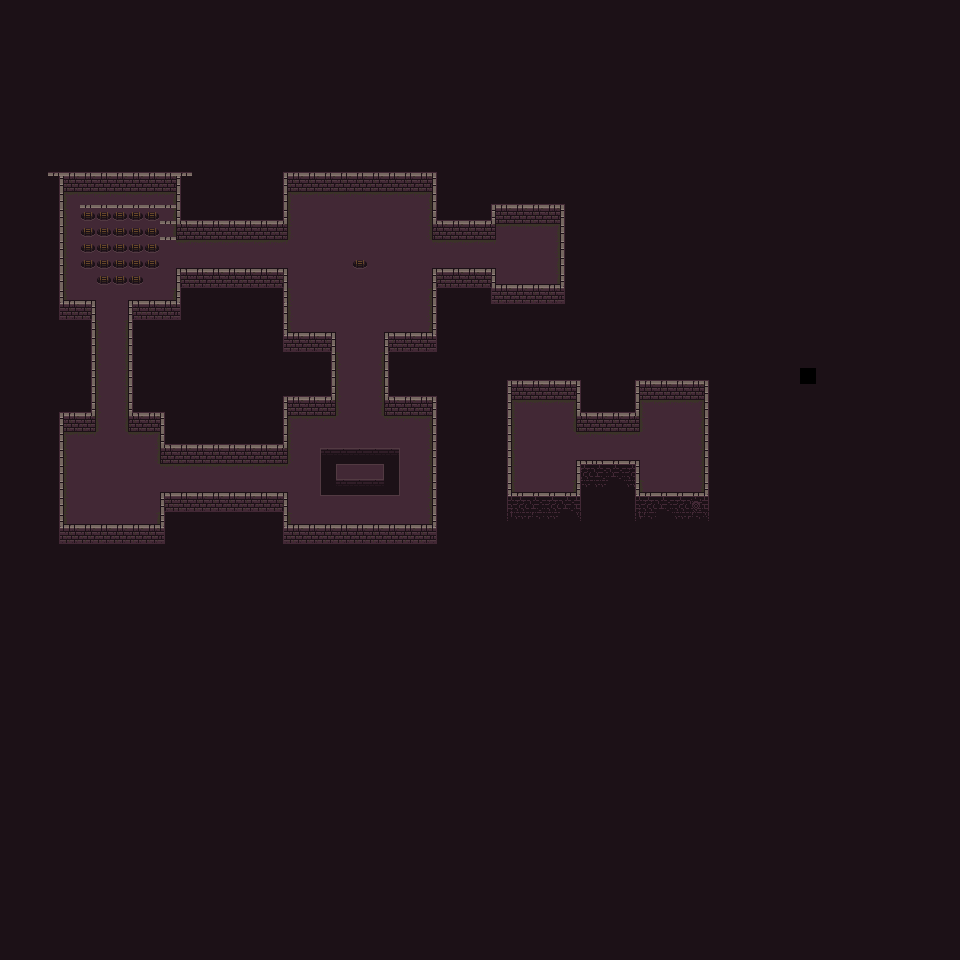

This is a level from a 2D game, rendered from its Tiled map with the project's own tilesets. A one-line summary and the map file follow, with tile-layer data summarised:
An orthogonal 60x60 tile map with 16x16 px tiles, 5 tile layers (bg, bg2, floor, fg, ...) and 11 objects.

<map version="1.2" tiledversion="1.2.1" orientation="orthogonal" renderorder="right-down" width="60" height="60" tilewidth="16" tileheight="16" infinite="0" nextlayerid="8" nextobjectid="1">
 <tileset firstgid="1" name="0x72_16x16DungeonTileset_walls.v1" tilewidth="16" tileheight="16" tilecount="256" columns="16">
  <image source="0x72_16x16DungeonTileset_walls.v1.png" width="256" height="256" />
  <tile id="0">
   <objectgroup draworder="index">
    <object id="1" x="21.25" y="21.5" />
   </objectgroup>
  </tile>
  <tile id="1">
   <objectgroup draworder="index">
    <object id="1" x="8.25" y="22.25" />
   </objectgroup>
  </tile>
  <tile id="2">
   <objectgroup draworder="index">
    <object id="1" x="-5.5" y="21.5" />
   </objectgroup>
  </tile>
  <tile id="5">
   <objectgroup draworder="index">
    <object id="1" x="7.5" y="7" />
   </objectgroup>
  </tile>
  <tile id="16">
   <objectgroup draworder="index">
    <object id="1" x="21.5" y="7.5" />
   </objectgroup>
  </tile>
  <tile id="18">
   <objectgroup draworder="index">
    <object id="1" x="-5" y="8.5" />
   </objectgroup>
  </tile>
  <tile id="32">
   <objectgroup draworder="index">
    <object id="1" x="21.25" y="8" />
   </objectgroup>
  </tile>
  <tile id="33">
   <objectgroup draworder="index">
    <object id="1" x="7.75" y="22.25" />
   </objectgroup>
  </tile>
  <tile id="34">
   <objectgroup draworder="index">
    <object id="1" x="-5" y="8" />
   </objectgroup>
  </tile>
  <tile id="50">
   <objectgroup draworder="index">
    <object id="1" x="-5" y="8" />
   </objectgroup>
  </tile>
  <tile id="130">
   <objectgroup draworder="index">
    <object id="3" x="8" y="8.25" />
   </objectgroup>
  </tile>
 </tileset>
 <layer id="1" name="bg" width="60" height="60">
  <data>[3600 cells, 3600 non-empty, 2 distinct tile ids]</data>
 </layer>
 <layer id="2" name="bg2" width="60" height="60">
  <data>[3600 cells, 44 non-empty, 18 distinct tile ids]</data>
 </layer>
 <layer id="3" name="floor" width="60" height="60">
  <data>[3600 cells, 361 non-empty, 11 distinct tile ids]</data>
 </layer>
 <layer id="4" name="fg" width="60" height="60">
  <data>[3600 cells, 338 non-empty, 21 distinct tile ids]</data>
 </layer>
 <layer id="6" name="Tile Layer 5" width="60" height="60">
  <data>[3600 cells, 101 non-empty, 4 distinct tile ids]</data>
 </layer>
 <objectgroup id="7" name="Object Layer 1" />
</map>
